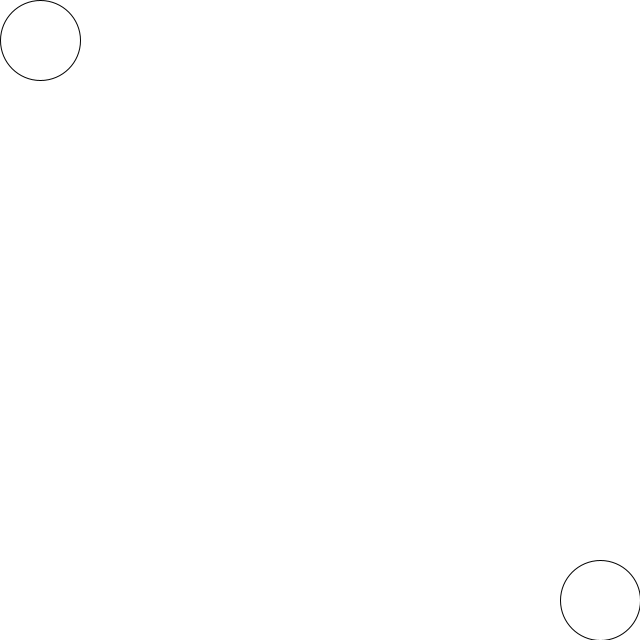
Frame 1 (no input)
Frame 60 (the mouse pressed at the canvas centre just before this capture): identical to frame 1, image omitted
Frame 120 (the mouse held since frame 60 and released just before this capture): identical to frame 1, image omitted

The Processing sketch that drew this single still picture (run headless with seeded random() and noise(); from frame 60 on, the mouse is pressed at the canvas centre):

// Processing sketch: processing_21373
// ── processing_21373.pde

/* 
 Find the random coordinate 
 before the enemy circle gets to you
 */


// declare variables
float gameOver;
float circleX;
float circleY;
float playerCoordinateX;
float playerCoordinateY;
float winX;
float winY;
float circleSize;
float enemyCoordinateX;
float enemyCoordinateY;
float enemyCircleX;
float enemyCircleY;
float enemyMove;

// randomize where the circle turns red
void setup () 
{
  frameRate (30);
  background (255);
  size (640, 640);
  circleSize = 80;
  circleX = circleSize / 2;
  circleY = circleSize / 2; 
  playerCoordinateX = 0;
  playerCoordinateY = 0;
  winX = int(random(1, width / circleSize - 1));
  winY = int(random(1, height / circleSize - 1));
  enemyCoordinateX = width / circleSize - 1;
  enemyCoordinateY = height / circleSize - 1;
  enemyCircleX = width - circleSize / 2;
  enemyCircleY = height - circleSize / 2;
  gameOver = 0;
}

/* 
 turn the circle green at the random coordinate
 and keep it white otherwise 
 */
void draw () 
{
  background (255);
  if ((winX == playerCoordinateX) && (winY == playerCoordinateY)) {
    fill (0, 255, 0);
    gameOver = 1;
  }
  if ((winX != playerCoordinateX) || (winY != playerCoordinateY)) {
    fill (255);
  }
  if ((enemyCoordinateX == playerCoordinateX) && (enemyCoordinateY == playerCoordinateY)) 
  {
    gameOver = 2;
  }
  ellipse (circleX, circleY, circleSize, circleSize);
  ellipse (enemyCircleX, enemyCircleY, circleSize, circleSize);


  // left click to reset and double circle size
  if (circleSize < 640) 
  {
    if (mousePressed && (mouseButton == LEFT)) 
    {
      circleSize = circleSize * 2;
      circleX = circleSize / 2;
      circleY = circleSize / 2; 
      winX = int(random(1, width / circleSize - 1));
      winY = int(random(1, height / circleSize - 1));
      playerCoordinateX = 0;
      playerCoordinateY = 0;
      enemyCoordinateX = width / circleSize - 1;
      enemyCoordinateY = height / circleSize - 1;
      enemyCircleX = width - circleSize / 2;
      enemyCircleY = height - circleSize / 2;
    }
  }
  // right click to reset and halve circle size
  if (circleSize > 5) 
  {
    if (mousePressed && (mouseButton == RIGHT)) 
    {
      circleSize = circleSize / 2;
      circleX = circleSize / 2;
      circleY = circleSize / 2; 
      winX = int(random(1, width / circleSize - 1));
      winY = int(random(1, height / circleSize - 1));
      playerCoordinateX = 0;
      playerCoordinateY = 0;
      enemyCoordinateX = width / circleSize - 1;
      enemyCoordinateY = height / circleSize - 1;
      enemyCircleX = width - circleSize / 2;
      enemyCircleY = height - circleSize / 2;
    }
  }
}

// move the circle based on direction pressed
void keyPressed () 
{
  if (gameOver == 0) 
  {

    // move left
    if (circleX > circleSize / 2) 
    { 
      if (key == CODED) 
      {
        if (keyCode == LEFT) 
        {
          circleX = circleX - circleSize;
          playerCoordinateX = playerCoordinateX - 1;
          enemyMove = enemyMove + 1;

          if (enemyMove == 2) 
          {
            if (playerCoordinateX < enemyCoordinateX) 
            {
              enemyCircleX = enemyCircleX - circleSize;
              enemyCoordinateX = enemyCoordinateX - 1;
            }

            if (playerCoordinateX > enemyCoordinateX) 
            {
              enemyCircleX = enemyCircleX + circleSize;
              enemyCoordinateX = enemyCoordinateX + 1;
            }

            if (playerCoordinateY < enemyCoordinateY) 
            {
              enemyCircleY = enemyCircleY - circleSize;
              enemyCoordinateY = enemyCoordinateY - 1;
            }

            if (playerCoordinateY > enemyCoordinateY) 
            {
              enemyCircleY = enemyCircleY + circleSize;
              enemyCoordinateY = enemyCoordinateY + 1;
            }
            enemyMove = 0;
          }
        }
      }
    }



    // move right
    if (circleX < width - circleSize) 
    {
      if (key == CODED) 
      {
        if (keyCode == RIGHT) 
        {
          circleX = circleX + circleSize;
          playerCoordinateX = playerCoordinateX + 1;
          enemyMove = enemyMove + 1;

          if (enemyMove == 2) 
          {
            if (playerCoordinateX < enemyCoordinateX) 
            {
              enemyCircleX = enemyCircleX - circleSize;
              enemyCoordinateX = enemyCoordinateX - 1;
            }

            if (playerCoordinateX > enemyCoordinateX) 
            {
              enemyCircleX = enemyCircleX + circleSize;
              enemyCoordinateX = enemyCoordinateX + 1;
            }

            if (playerCoordinateY < enemyCoordinateY) 
            {
              enemyCircleY = enemyCircleY - circleSize;
              enemyCoordinateY = enemyCoordinateY - 1;
            }

            if (playerCoordinateY > enemyCoordinateY) 
            {
              enemyCircleY = enemyCircleY + circleSize;
              enemyCoordinateY = enemyCoordinateY + 1;
            }
            enemyMove = 0;
          }
        }
      }
    }




      // move up
      if (circleY > circleSize / 2) 
      { 
        if (key == CODED) 
        {
          if (keyCode == UP) 
          {
            circleY = circleY - circleSize;
            playerCoordinateY = playerCoordinateY - 1;
            enemyMove = enemyMove + 1;

            if (enemyMove == 2) 
            {
              if (playerCoordinateX < enemyCoordinateX) 
              {
                enemyCircleX = enemyCircleX - circleSize;
                enemyCoordinateX = enemyCoordinateX - 1;
              }
              if (playerCoordinateX > enemyCoordinateX) 
              {
                enemyCircleX = enemyCircleX + circleSize;
                enemyCoordinateX = enemyCoordinateX + 1;
              }
              if (playerCoordinateY < enemyCoordinateY) 
              {
                enemyCircleY = enemyCircleY - circleSize;
                enemyCoordinateY = enemyCoordinateY - 1;
              }
              if (playerCoordinateY > enemyCoordinateY) 
              {
                enemyCircleY = enemyCircleY + circleSize;
                enemyCoordinateY = enemyCoordinateY + 1;
              }
              enemyMove = 0;
            }
          }
        }
      }
    

    // move down
    if (circleY < height - circleSize) 
    { 
      if (key == CODED) 
      {
        if (keyCode == DOWN) 
        {
          circleY = circleY + circleSize;
          playerCoordinateY = playerCoordinateY + 1;
          enemyMove = enemyMove + 1;

          if (enemyMove == 2) 
          {
            if (playerCoordinateX < enemyCoordinateX) 
            {
              enemyCircleX = enemyCircleX - circleSize;
              enemyCoordinateX = enemyCoordinateX - 1;
            }
            if (playerCoordinateX > enemyCoordinateX) 
            {
              enemyCircleX = enemyCircleX + circleSize;
              enemyCoordinateX = enemyCoordinateX + 1;
            }
            if (playerCoordinateY < enemyCoordinateY) 
            {
              enemyCircleY = enemyCircleY - circleSize;
              enemyCoordinateY = enemyCoordinateY - 1;
            }
            if (playerCoordinateY > enemyCoordinateY) 
            {
              enemyCircleY = enemyCircleY + circleSize;
              enemyCoordinateY = enemyCoordinateY + 1;
            }
            enemyMove = 0;
          }
        }
      }
    }
  }
}
